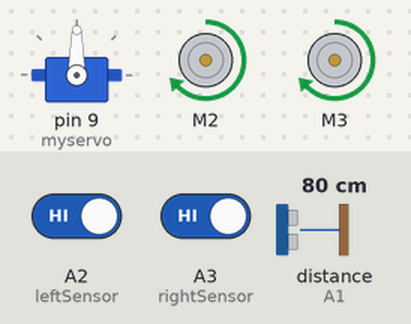
Simulated run of this sketch. Board: Arduino Uno, built with avr-gcc and run on an emulated ATmega328P. On the bench: servo, 2 × DC motor (green arrow = forward, orange = backward, longer = faster). The test bench sets the inputs (shaded band); at power-on: distance to the obstacle (sensor on A1) 80 cm, A2 (leftSensor) HIGH, A3 (rightSensor) HIGH. The echo pulse lasts 58.3 µs per cm.

Above: at 3.9 s.
4.0 s: distance to the obstacle (sensor on A1) set to 34 cm
5.5 s: distance to the obstacle (sensor on A1) set to 29 cm
At 6.65 s:
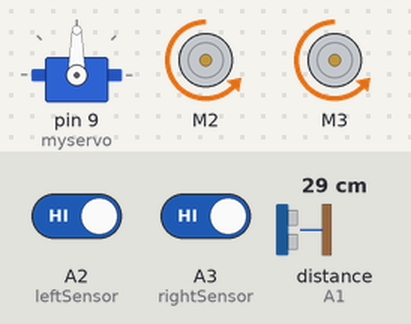
At 7.4 s:
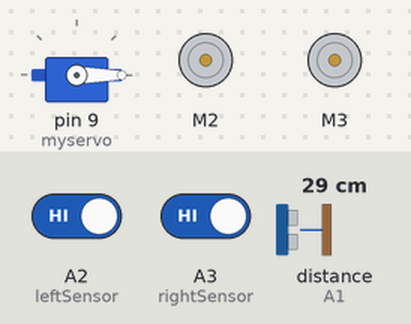
8.5 s: A2 (leftSensor) driven LOW
14.5 s: distance to the obstacle (sensor on A1) set to 35 cm
17.5 s: A2 (leftSensor) driven HIGH
At 19.02 s:
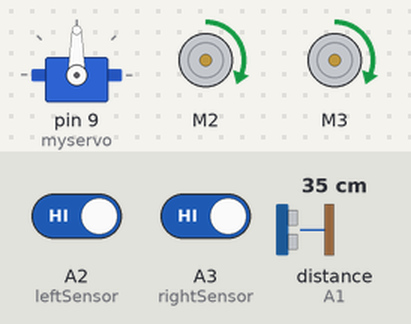
20.5 s: A3 (rightSensor) driven LOW
At 23.1 s:
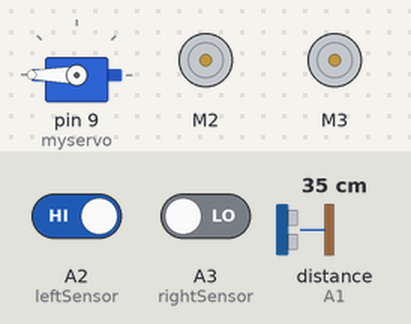
Timing chart, 0 to 24.5 s (numbered marks = the images above; inputs shaded):
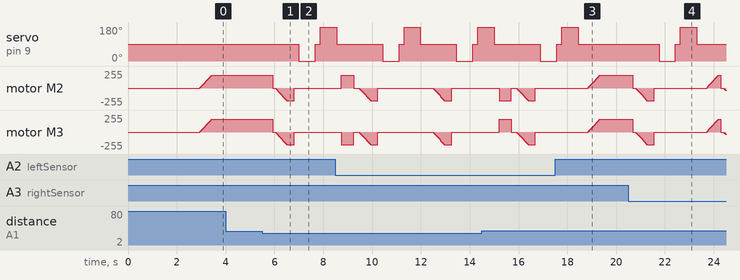

The sketch:

carro_shield_L293D.ino
```cpp
//ARDUINO OBSTACLE AVOIDING CAR//
// Before uploading the code you have to install the necessary library//
//AFMotor Library https://learn.adafruit.com/adafruit-motor-shield/library-install //
//NewPing Library https://github.com/livetronic/Arduino-NewPing//
//Servo Library https://github.com/arduino-libraries/Servo.git //
// To Install the libraries go to sketch >> Include Library >> Add .ZIP File >> Select the Downloaded ZIP files From the Above links //


#include <AFMotor.h>
#include <NewPing.h>
#include <Servo.h>

#define TRIG_PIN A0
#define ECHO_PIN A1
#define MAX_DISTANCE 200
#define MAX_SPEED 190                                 // sets speed of DC  motors
#define MAX_SPEED_OFFSET 20

#define leftSensor A2
#define rightSensor A3

NewPing sonar(TRIG_PIN, ECHO_PIN, MAX_DISTANCE);

//AF_DCMotor motor1(1, MOTOR12_1KHZ);
AF_DCMotor motor2(2, MOTOR12_1KHZ);
AF_DCMotor motor3(3, MOTOR34_1KHZ);
//AF_DCMotor motor4(4, MOTOR34_1KHZ);

Servo myservo;

boolean goesForward = false;
int distance = 100;
int speedSet = 0;

int leftValue = HIGH;                               //By default, HIGH means that there are no obstacle
int rightValue = HIGH;                              //By default, HIGH means that there are no obstacle

void setup() {

  myservo.attach(9);
  myservo.write(90);

  pinMode(leftSensor, INPUT);
  pinMode(rightSensor, INPUT);

  delay(2000);
  distance = readPing();
  delay(100);
  distance = readPing();
  delay(100);
  distance = readPing();
  delay(100);
  distance = readPing();
  delay(100);
}

void loop() {

  leftValue = digitalRead(leftSensor);
  rightValue = digitalRead(rightSensor);

  int distanceR = 0;
  int distanceL =  0;
  delay(40);

  if (leftValue == LOW || rightValue == LOW)
  {
    moveStop();
    delay(100);
    moveBackward();
    delay(300);
    moveStop();
    delay(200);
    distanceR = lookRight();
    delay(200);
    distanceL = lookLeft();
    delay(200);

    //Serial.println("OBSTACLE LEFT!!, OBSTACLE LEFT!!");
    //}
    //else if (rightValue == LOW) {
    //  Serial.println("OBSTACLE RIGHT!!, OBSTACLE RIGHT!!");
    //} else
    //{
    //  moveForward();
  }
  delay(200);

  if (distance <= 30)
  {
    moveStop();
    delay(100);
    moveBackward();
    delay(300);
    moveStop();
    delay(200);
    distanceR = lookRight();
    delay(200);
    distanceL = lookLeft();
    delay(200);

    if (distanceR >= distanceL)
    {
      turnRight();
      moveStop();
    } else
    {
      turnLeft();
      moveStop();
    }
  } else
  {
    moveForward();
  }
  distance = readPing();
}

int lookRight()
{
  myservo.write(0);
  delay(500);
  int distance = readPing();
  delay(100);
  myservo.write(90);
  return distance;
}

int lookLeft()
{
  myservo.write(180);
  delay(500);
  int distance = readPing();
  delay(100);
  myservo.write(90);
  return distance;
  delay(100);
}

int readPing() {
  delay(70);
  int cm = sonar.ping_cm();
  if (cm == 0)
  {
    cm = 250;
  }
  return cm;
}

void moveStop() {
  //motor1.run(RELEASE);
  motor2.run(RELEASE);
  motor3.run(RELEASE);
  //motor4.run(RELEASE);
}

void moveForward() {

  if (!goesForward)
  {
    goesForward = true;
    //motor1.run(FORWARD);
    motor2.run(FORWARD);
    motor3.run(FORWARD);
    //motor4.run(FORWARD);
    for (speedSet = 0; speedSet < MAX_SPEED; speedSet += 2) // slowly bring the speed up to avoid loading down the batteries too quickly
    {
      // motor1.setSpeed(speedSet);
      motor2.setSpeed(speedSet);
      motor3.setSpeed(speedSet);
      // motor4.setSpeed(speedSet);
      delay(5);
    }
  }
}

void moveBackward() {
  goesForward = false;
  //motor1.run(BACKWARD);
  motor2.run(BACKWARD);
  motor3.run(BACKWARD);
  //motor4.run(BACKWARD);
  for (speedSet = 0; speedSet < MAX_SPEED; speedSet += 2) // slowly bring the speed up to avoid loading down the batteries too quickly
  {
    //motor1.setSpeed(speedSet);
    motor2.setSpeed(speedSet);
    motor3.setSpeed(speedSet);
    //motor4.setSpeed(speedSet);
    delay(5);
  }
}

void turnRight() {
  //motor1.run(FORWARD);
  motor2.run(FORWARD);
  motor3.run(BACKWARD);
  //motor4.run(BACKWARD);
  delay(500);
  //motor1.run(FORWARD);
  motor2.run(FORWARD);
  motor3.run(FORWARD);
  //motor4.run(FORWARD);
}

void turnLeft() {
  //motor1.run(BACKWARD);
  motor2.run(BACKWARD);
  motor3.run(FORWARD);
  //motor4.run(FORWARD);
  delay(500);
  //motor1.run(FORWARD);
  motor2.run(FORWARD);
  motor3.run(FORWARD);
  //motor4.run(FORWARD);
}
```

Measured:
- the behaviour switches between 31 and 30 cm on distance to the obstacle (sensor on A1) (found by bisection; images 0 and 1)
- after the input at 4.0 s, every drawn part: stays the same
- after the input at 5.5 s, servo on pin 9 (myservo): 90° → 0° after 1.5 s, → 90° 0.67 s later, → 180° 0.20 s later
- after the input at 17.5 s, motor M2, motor M3: goes on until 19.3 s, then stays forward 188/255
- after the input at 20.5 s, servo on pin 9 (myservo): 90° → 0° after 1.3 s, → 90° 0.67 s later, → 180° 0.20 s later, → 90° 0.67 s later
